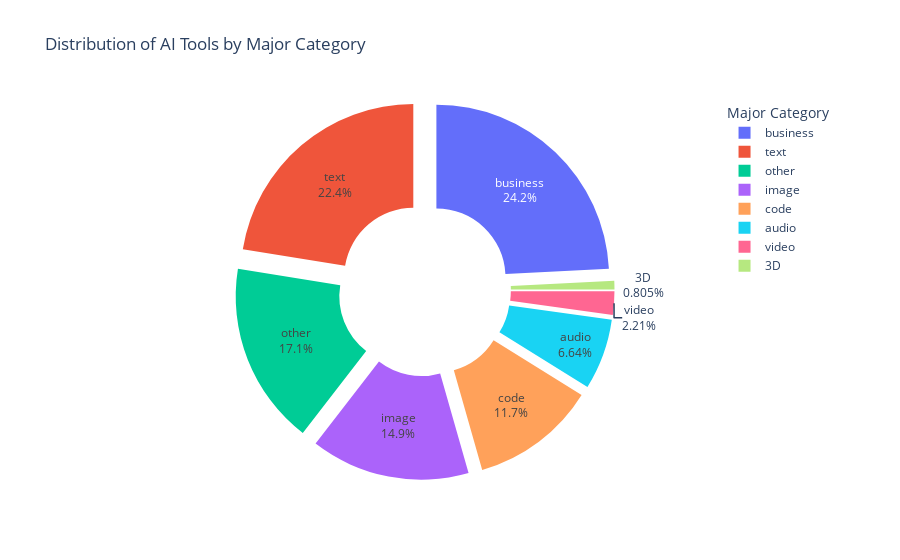

Source (notebook cell):
### Code cell
import plotly.express as px

# Count the number of AI tools in each major category
category_distribution = ai_tools_df["Major Category"].value_counts()

# Create the Pie Chart
fig = px.pie(
    category_distribution,
    names=category_distribution.index,  # Category names
    values=category_distribution.values,  # Number of tools in each category
    title="Distribution of AI Tools by Major Category",
    hole=0.4,  # Create a donut chart with a hole in the center
    hover_name=category_distribution.index,  # Show category names on hover
    labels={'labels': 'Category'},  # Rename the labels in the legend
    template="plotly",  # Use the default Plotly template
)

# Customize the appearance
fig.update_traces(textinfo="percent+label", pull=[0.1, 0.1, 0.1, 0.1, 0.1, 0.1, 0.1, 0.1])  # Pull the slices apart
fig.update_layout(
    showlegend=True,  # Display a legend
    legend_title="Major Category",  # Legend title
)

# Show the chart
fig.show()

### Figure 1 — Plotly figure (JSON) as saved in the notebook; plotly's stock layout.template omitted (floating-point values rounded to 4 significant figures)
{"data": [{"domain": {"x": [0, 1], "y": [0, 1]}, "hole": 0.4, "hovertemplate": "<b>%{hovertext}</b><br><br>index=%{label}<br>value=%{value}<extra></extra>", "hovertext": ["business", "text", "other", "image", "code", "audio", "video", "3D"], "labels": ["business", "text", "other", "image", "code", "audio", "video", "3D"], "legendgroup": "", "name": "", "pull": [0.1, 0.1, 0.1, 0.1, 0.1, 0.1, 0.1, 0.1], "showlegend": true, "textinfo": "percent+label", "type": "pie", "values": [1202, 1115, 849, 740, 583, 330, 110, 40]}], "layout": {"legend": {"title": {"text": "Major Category"}, "tracegroupgap": 0}, "showlegend": true, "title": {"text": "Distribution of AI Tools by Major Category"}}}
